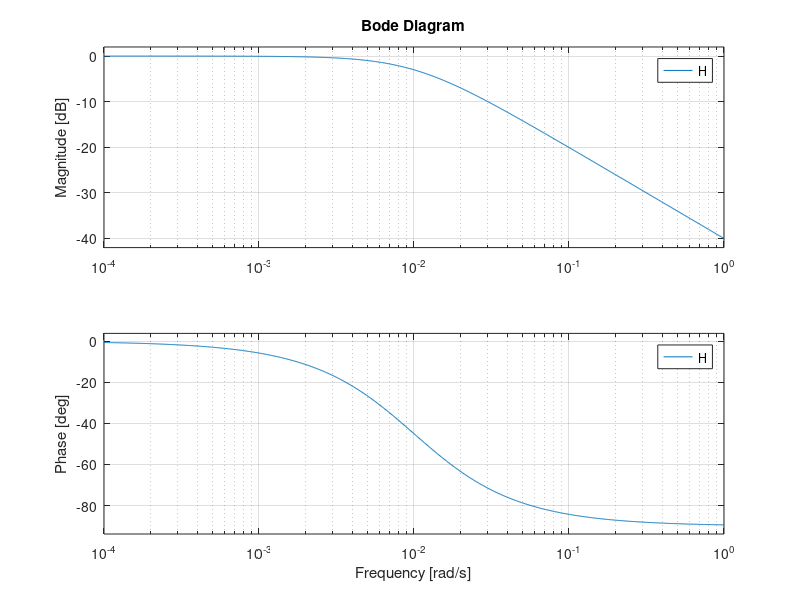
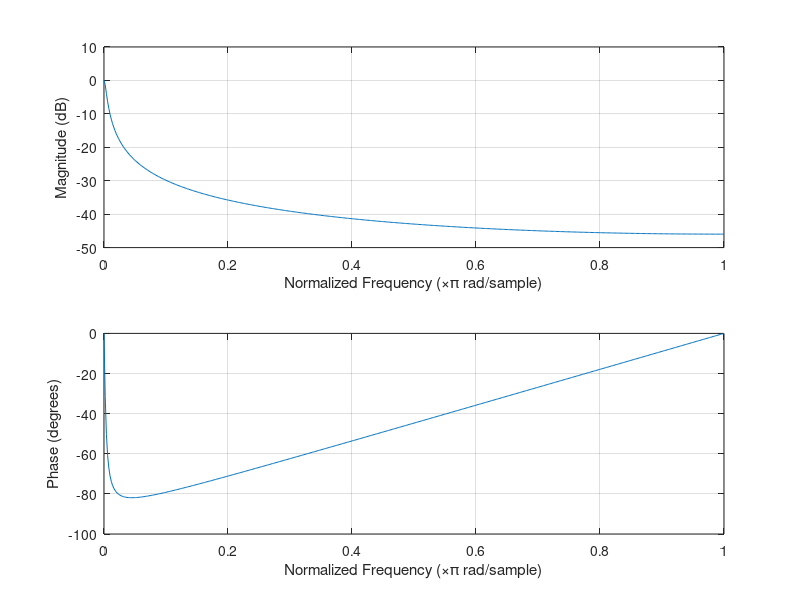
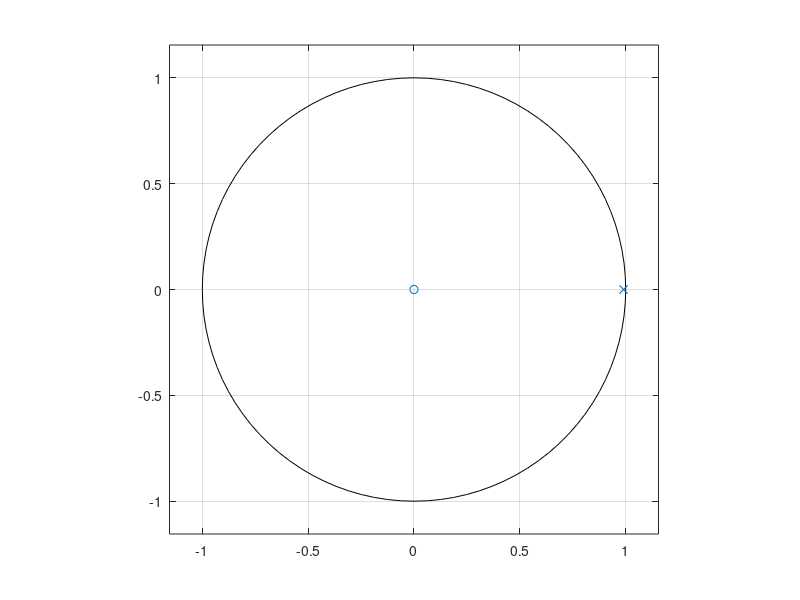
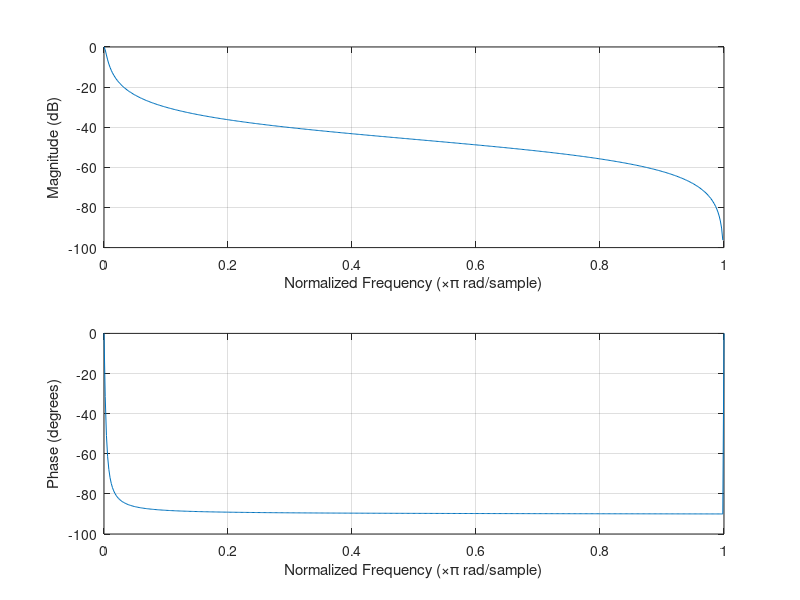

MATLAB code to generate these figures, in order:
close all
clear

%H
R=100
C=1
H = tf([1],[R*C 1]);
% figure(1)
% pzmap(H)
figure(2)
bode(H)

%Ha
Hii_b = [1/(R*C)];
Hii_a = [1 -exp(-1/(R*C))];
figure(3)
freqz(Hii_b,Hii_a,512);
figure(4)
zplane(Hii_b,Hii_a);

%Hb
Hbt_b = [1 1];
Hbt_a = [(1+2*R*C) (1-2*R*C)];
figure(5)
freqz(Hbt_b,Hbt_a,512);
figure(6)
zplane(Hbt_b,Hbt_a);


